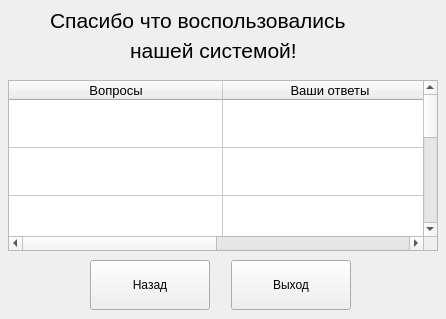
<?xml version="1.0" encoding="UTF-8"?>
<ui version="4.0">
 <class>MainWindow</class>
 <widget class="QMainWindow" name="MainWindow">
  <property name="geometry">
   <rect>
    <x>0</x>
    <y>0</y>
    <width>446</width>
    <height>319</height>
   </rect>
  </property>
  <property name="minimumSize">
   <size>
    <width>446</width>
    <height>319</height>
   </size>
  </property>
  <property name="maximumSize">
   <size>
    <width>446</width>
    <height>319</height>
   </size>
  </property>
  <property name="windowTitle">
   <string>MainWindow</string>
  </property>
  <widget class="QWidget" name="centralwidget">
   <widget class="QLabel" name="label">
    <property name="geometry">
     <rect>
      <x>50</x>
      <y>0</y>
      <width>351</width>
      <height>41</height>
     </rect>
    </property>
    <property name="font">
     <font>
      <family>Segoe UI</family>
      <pointsize>16</pointsize>
     </font>
    </property>
    <property name="text">
     <string>Спасибо что воспользовались</string>
    </property>
   </widget>
   <widget class="QLabel" name="label_2">
    <property name="geometry">
     <rect>
      <x>130</x>
      <y>30</y>
      <width>211</width>
      <height>41</height>
     </rect>
    </property>
    <property name="font">
     <font>
      <family>Segoe UI</family>
      <pointsize>16</pointsize>
     </font>
    </property>
    <property name="text">
     <string>нашей системой!</string>
    </property>
   </widget>
   <widget class="QTableWidget" name="tableWidget">
    <property name="geometry">
     <rect>
      <x>8</x>
      <y>80</y>
      <width>430</width>
      <height>171</height>
     </rect>
    </property>
    <property name="minimumSize">
     <size>
      <width>430</width>
      <height>0</height>
     </size>
    </property>
    <property name="maximumSize">
     <size>
      <width>430</width>
      <height>500</height>
     </size>
    </property>
    <property name="font">
     <font>
      <pointsize>10</pointsize>
     </font>
    </property>
    <property name="dragDropOverwriteMode">
     <bool>false</bool>
    </property>
    <property name="wordWrap">
     <bool>true</bool>
    </property>
    <attribute name="horizontalHeaderVisible">
     <bool>true</bool>
    </attribute>
    <attribute name="horizontalHeaderCascadingSectionResizes">
     <bool>false</bool>
    </attribute>
    <attribute name="horizontalHeaderMinimumSectionSize">
     <number>45</number>
    </attribute>
    <attribute name="horizontalHeaderDefaultSectionSize">
     <number>214</number>
    </attribute>
    <attribute name="horizontalHeaderHighlightSections">
     <bool>false</bool>
    </attribute>
    <attribute name="horizontalHeaderShowSortIndicator" stdset="0">
     <bool>false</bool>
    </attribute>
    <attribute name="horizontalHeaderStretchLastSection">
     <bool>false</bool>
    </attribute>
    <attribute name="verticalHeaderVisible">
     <bool>false</bool>
    </attribute>
    <attribute name="verticalHeaderCascadingSectionResizes">
     <bool>false</bool>
    </attribute>
    <attribute name="verticalHeaderMinimumSectionSize">
     <number>30</number>
    </attribute>
    <attribute name="verticalHeaderDefaultSectionSize">
     <number>48</number>
    </attribute>
    <attribute name="verticalHeaderStretchLastSection">
     <bool>true</bool>
    </attribute>
    <row>
     <property name="text">
      <string/>
     </property>
    </row>
    <row>
     <property name="text">
      <string> </string>
     </property>
    </row>
    <row>
     <property name="text">
      <string/>
     </property>
    </row>
    <row>
     <property name="text">
      <string/>
     </property>
    </row>
    <row>
     <property name="text">
      <string> </string>
     </property>
    </row>
    <row>
     <property name="text">
      <string> </string>
     </property>
    </row>
    <column>
     <property name="text">
      <string>Вопросы</string>
     </property>
    </column>
    <column>
     <property name="text">
      <string>Ваши ответы</string>
     </property>
    </column>
    <item row="0" column="0">
     <property name="text">
      <string/>
     </property>
     <property name="flags">
      <set>ItemIsUserCheckable</set>
     </property>
    </item>
   </widget>
   <widget class="QPushButton" name="btn_back">
    <property name="geometry">
     <rect>
      <x>90</x>
      <y>260</y>
      <width>120</width>
      <height>50</height>
     </rect>
    </property>
    <property name="font">
     <font>
      <family>Segoe UI</family>
     </font>
    </property>
    <property name="text">
     <string>Назад</string>
    </property>
   </widget>
   <widget class="QPushButton" name="btn_exit">
    <property name="geometry">
     <rect>
      <x>231</x>
      <y>260</y>
      <width>120</width>
      <height>50</height>
     </rect>
    </property>
    <property name="font">
     <font>
      <family>Segoe UI</family>
     </font>
    </property>
    <property name="text">
     <string>Выход</string>
    </property>
   </widget>
  </widget>
 </widget>
 <resources/>
 <connections/>
</ui>
